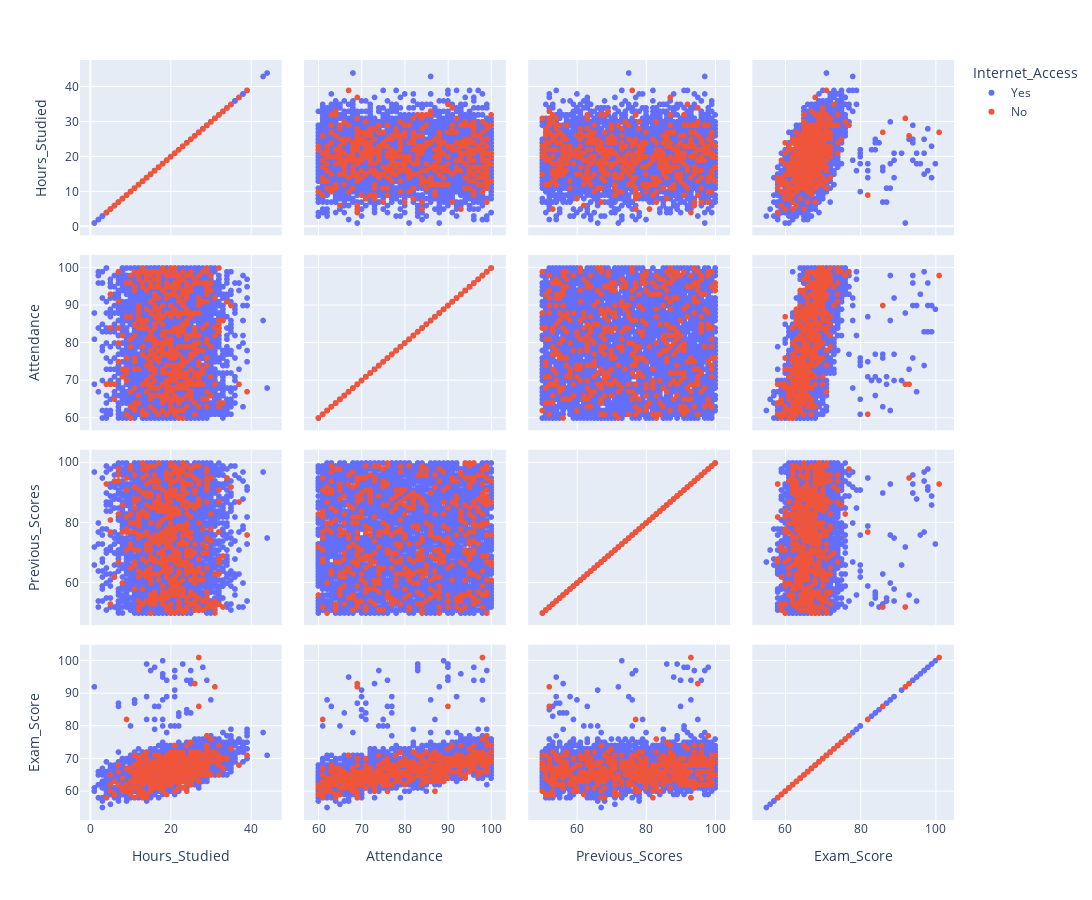

Notebook cell for this chart:
### Markdown cell above
# Gráfico de parejas

### Code cell
import time

#------------
# Matplotlib
#------------
t1 = time.time()
numerical_columns = ["Hours_Studied", "Attendance", "Previous_Scores", "Exam_Score"]
categorical = "Internet_Access"
plot_dataset = data_students[numerical_columns]
fig, axes = plt.subplots(len(numerical_columns), len(numerical_columns), figsize=(10, 10))
for cat in ["Yes", "No"]:
    plot_dataset_filt = plot_dataset[data_students[categorical] == cat]
    for x,x_label in enumerate(numerical_columns):
        for y,y_label in enumerate(numerical_columns):
            ax = axes[x, y]
            if x == y:
                ax.hist(plot_dataset_filt[x_label], bins=20)
            else:
                ax.scatter(plot_dataset_filt[x_label], plot_dataset_filt[y_label], alpha=0.5)
            ax.set_xlabel(x_label)
            ax.set_ylabel(y_label)
plt.tight_layout()
plt.show()
print(f"Gráfico de Matplotlib realizado en {time.time() - t1} segundos")


#---------
# Seaborn
#---------
t1 = time.time()
numerical_columns = ["Hours_Studied", "Attendance", "Previous_Scores", "Exam_Score"]
categorical = "Internet_Access"
plot_dataset = data_students[numerical_columns]
numerical_columns.append(categorical)
plot_dataset = data_students[numerical_columns]
sns.pairplot(plot_dataset, hue=categorical, plot_kws={"alpha": 0.7})
plt.show()
print(f"Gráfico de Seaborn realizado en {time.time() - t1} segundos")


#--------
# Plotly
#--------
t1 = time.time()
numerical_columns = ["Hours_Studied", "Attendance", "Previous_Scores", "Exam_Score"]
categorical = "Internet_Access"
dataset_columns = numerical_columns.copy()
dataset_columns.append(categorical)
plot_dataset = data_students[dataset_columns]
fig = px.scatter_matrix(plot_dataset, dimensions=numerical_columns, color=categorical)
fig.update_layout(height=900, width=1100)
fig.show()
print(f"Gráfico de Plotly realiazdo en {time.time() - t1} segundos")

### Figure 1 — Plotly figure (JSON) as saved in the notebook; plotly's stock layout.template omitted (floating-point values rounded to 4 significant figures; data arrays with more than 128 entries replaced by an {"elided": "..."} marker saying what was removed)
{"data": [{"dimensions": [{"axis": {"matches": true}, "label": "Hours_Studied", "values": {"elided": "6108 int values"}}, {"axis": {"matches": true}, "label": "Attendance", "values": {"elided": "6108 int values"}}, {"axis": {"matches": true}, "label": "Previous_Scores", "values": {"elided": "6108 int values"}}, {"axis": {"matches": true}, "label": "Exam_Score", "values": {"elided": "6108 int values"}}], "hovertemplate": "Internet_Access=Yes<br>%{xaxis.title.text}=%{x}<br>%{yaxis.title.text}=%{y}<extra></extra>", "legendgroup": "Yes", "marker": {"color": "#636efa", "symbol": "circle"}, "name": "Yes", "showlegend": true, "type": "splom"}, {"dimensions": [{"axis": {"matches": true}, "label": "Hours_Studied", "values": {"elided": "499 int values"}}, {"axis": {"matches": true}, "label": "Attendance", "values": {"elided": "499 int values"}}, {"axis": {"matches": true}, "label": "Previous_Scores", "values": {"elided": "499 int values"}}, {"axis": {"matches": true}, "label": "Exam_Score", "values": {"elided": "499 int values"}}], "hovertemplate": "Internet_Access=No<br>%{xaxis.title.text}=%{x}<br>%{yaxis.title.text}=%{y}<extra></extra>", "legendgroup": "No", "marker": {"color": "#EF553B", "symbol": "circle"}, "name": "No", "showlegend": true, "type": "splom"}], "layout": {"dragmode": "select", "height": 900, "legend": {"title": {"text": "Internet_Access"}, "tracegroupgap": 0}, "margin": {"t": 60}, "width": 1100}}
